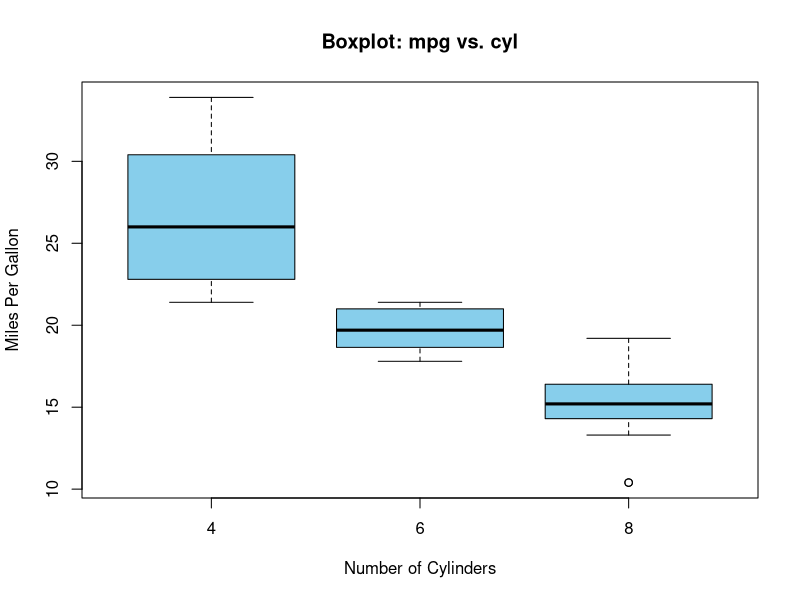

The R source for this figure:
#192210682 Niranjan R
data(mtcars)
boxplot(mpg ~ cyl, data = mtcars, main = "Boxplot: mpg vs. cyl",
        xlab = "Number of Cylinders", ylab = "Miles Per Gallon", col = "skyblue")
